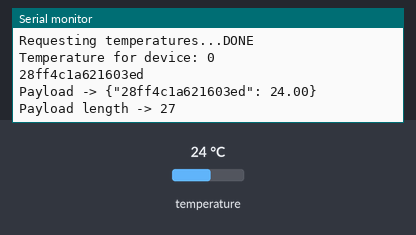
A program run on a simulated Arduino MKR. Parts: the last lines printed to the serial monitor. The test bench sets the inputs (shaded band); at power-on: temperature 24 °C. WiFi joins after 1.5 s; servers stay silent unless stated; no MQTT or app messages arrive unless stated.

Above: at 12.7 s.
12.8 s: temperature set to 12 °C
At 16.82 s:
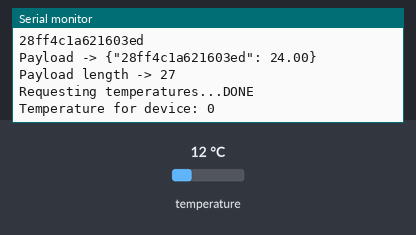
17.9 s: temperature set to 19 °C
At 22.7 s:
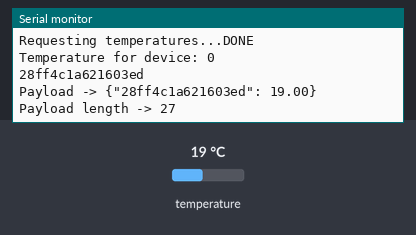
Timing chart, 0 to 24.2 s (numbered marks = the images above; inputs shaded):
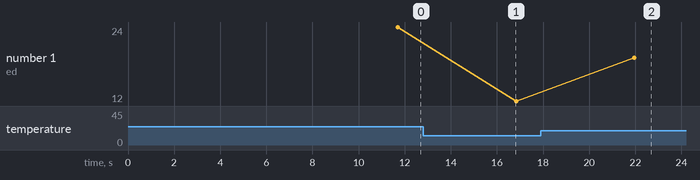

Measured:
- after the input at 17.9 s, the serial monitor: prints a new line after 4.1 s (image 2)
- plotted number 1: 24 → 12 after the input at 12.8 s, 12 → 19 after the input at 17.9 s

The program:

main.cpp
```cpp
#include <OneWire.h>
#include <DallasTemperature.h>
#include <Arduino.h>
#include "WIFIConnector_MKR1000.h"
#include "MQTTConnector.h"
#include "Wifi.h"


#define ONE_WIRE_BUS 2
#define TEMPERATURE_PRECISION 9 // Lower resolution

// Setup a oneWire instance to communicate with any OneWire devices (not just Maxim/Dallas temperature ICs)
OneWire oneWire(ONE_WIRE_BUS);

// Pass our oneWire reference to Dallas Temperature.
DallasTemperature sensors(&oneWire);

int numberOfDevices; // Number of temperature devices found


DeviceAddress tempDeviceAddress; // We'll use this variable to store a found device address


// function to print a device address
String printAddress(DeviceAddress deviceAddress)
{

  String idCapteur1 ;

  for (uint8_t i = 0; i < 8; i++)
  {
    // zero pad the address if necessary
    if (deviceAddress[i] < 16){

      idCapteur1 = idCapteur1 + '0';
      idCapteur1 = idCapteur1 +  String(deviceAddress[i], HEX);

      } else
     {
       idCapteur1 = idCapteur1 +  String(deviceAddress[i], HEX);
     }


  }
 Serial.println(idCapteur1);
 return idCapteur1 ;

}


void setup(void)
{
  // start serial port
  Serial.begin(9600);
  Serial.println("Dallas Temperature IC Control Library Demo");

  wifiConnect();                  //Branchement au réseau WIFI
  MQTTConnect();


  // Start up the library
  sensors.begin();

  // Grab a count of devices on the wire
  numberOfDevices = sensors.getDeviceCount();

  // locate devices on the bus
  Serial.print("Locating devices...");

  Serial.print("Found ");
  Serial.print(numberOfDevices, DEC);
  Serial.println(" devices.");

  // report parasite power requirements
  Serial.print("Parasite power is: ");
  if (sensors.isParasitePowerMode()) Serial.println("ON");
  else Serial.println("OFF");

  // Loop through each device, print out address
  for(int i=0;i<numberOfDevices; i++)
  {
    // Search the wire for address
    if(sensors.getAddress(tempDeviceAddress, i))
	{
		Serial.print("Found device ");
		Serial.print(i, DEC);
		Serial.print(" with address: ");
		printAddress(tempDeviceAddress);
		Serial.println();

		Serial.print("Setting resolution to ");
		Serial.println(TEMPERATURE_PRECISION, DEC);

		// set the resolution to TEMPERATURE_PRECISION bit (Each Dallas/Maxim device is capable of several different resolutions)
		sensors.setResolution(tempDeviceAddress, TEMPERATURE_PRECISION);

		Serial.print("Resolution actually set to: ");
		Serial.print(sensors.getResolution(tempDeviceAddress), DEC);
		Serial.println();
	}else{
		Serial.print("Found ghost device at ");
		Serial.print(i, DEC);
		Serial.print(" but could not detect address. Check power and cabling");

	}

        byte mac[6];
        WiFi.macAddress(mac);
        String addrMac = printMacAddress(mac);
        appendPayload2( "Mac adresse", addrMac);
        sendPayload2();
  }

}

// function to print the temperature for a device
void printTemperature(DeviceAddress deviceAddress)
{
  // method 1 - slower
  //Serial.print("Temp C: ");
  //Serial.print(sensors.getTempC(deviceAddress));
  //Serial.print(" Temp F: ");
  //Serial.print(sensors.getTempF(deviceAddress)); // Makes a second call to getTempC and then converts to Fahrenheit

  // method 2 - faster
  float tempC = sensors.getTempC(deviceAddress);
  if(tempC == DEVICE_DISCONNECTED_C)
  {
    Serial.println("Error: Could not read temperature data");
    return;
  }
  Serial.print("Temp C: ");
  Serial.print(tempC);
  Serial.print(" Temp F: ");
  Serial.println(DallasTemperature::toFahrenheit(tempC)); // Converts tempC to Fahrenheit
}


void loop(void)
{


  // call sensors.requestTemperatures() to issue a global temperature
  // request to all devices on the bus
  Serial.print("Requesting temperatures...");
  sensors.requestTemperatures(); // Send the command to get temperatures
  Serial.println("DONE");


  // Loop through each device, print out temperature data
 for(int i=0;i<numberOfDevices; i++)
  {
     //Search the wire for address
        if(sensors.getAddress(tempDeviceAddress, i))
      {
        // Output the device ID
        Serial.print("Temperature for device: ");
        Serial.println(i,DEC);


        float valtemp =  sensors.getTempC(tempDeviceAddress);
        Serial.println();
       String addrCapteur = printAddress(tempDeviceAddress);


        //delay(2000);
        appendPayload(addrCapteur ,valtemp);
        sendPayload();
        delay(5000);


      }
  }


}
```

MQTTConnector.h
```cpp
/*
  Titre      : MQTTConnector.h
  Auteur     : André Roussel
  Date       : 05/11/2021
  Description: Utilitaire de branchement a un Broker MQTT une fois une connexion établisa l'internet via WIFI, GSM, etc...
  Droits     : Reproduction permise pour usage pédagogique
  Version    : 0.0.1
*/


#include <MQTT.h>


//Constante nécessaire pour le branchement au Broker MQTT

const char MQTT_SERVER[]    = SECRET_MQTT_SERVER_IP;    // Adresse IP du broker MQTT
const int MQTT_SERVER_PORT  = SECRET_MQTT_SERVER_PORT;  // Port du broker MQTT


// Pramètre d'identification de l'objet
const char TOKEN[]        = SECRET_TOKEN;         // Token d'accès de l'objet
const char DEVICE_ID[]    = SECRET_DEVICE_ID;     // Numéro d'indentification de l'objet provenant de Thingsboard

MQTTClient ClientMQTT;      // Création d'un client MQTT pour l'échange de donnée entre l'objet IDO et le broker MQTT


String Payload ="{";
String Payload2 ="{";       // Chaine de caractère qui contiendra le message envoyer de l'objet vers thingsboard


// Fonctionnalité de branchement utilisant le protocole MQTT

void MQTTConnect() {

  ClientMQTT.begin(MQTT_SERVER, MQTT_SERVER_PORT, ClientWIFI);

  while (!ClientMQTT.connect(DEVICE_ID, TOKEN, "")) {
    Serial.print(".");
    delay(1000);
  }

  Serial.println("\nBranché au broker MQTT!\n");

}


// Affiche la payload qui est envoyé ainsi que sa longeur


/*
  Fonctionnalité qui permet de créer la chaine de données a envoyé au broker MQTT
  Pour le moment, cette chaine ne doit pas dépassé un maximum de 100 caractère
*/

void appendPayload(String Name,float Val)
{

  if( Payload != "{")
  {
    Payload += ",";
  }

  Payload += "\"";
  Payload += Name;
  Payload += "\": ";
  Payload += Val;
}

void appendPayload2(String nom, String addr)
{

  if( Payload2 != "{")
  {
    Payload2 += ",";
  }

  Payload2 += "\"";
  Payload2 += nom;
  Payload2 += "\": ";
  Payload2 += addr;
}

/*
  Fonctionnalité qui permet l'envoie de la chaine de caractères sous la forme de paires
  Nom associé a la donnée, Valeur de al donnée
*/

void sendPayload()
{
  char attributes[200];
  Payload += "}";
  Payload.toCharArray(attributes, 200);
  ClientMQTT.publish("v1/devices/me/telemetry", attributes);

  Serial.print("Payload -> ");
  Serial.println(Payload);
  Serial.print("Payload length -> ");
  Serial.println(Payload.length());

  Payload="{";

}

void sendPayload2()
{
  char attributes[200];
  Payload2 += "}";
  Payload2.toCharArray(attributes, 200);
  ClientMQTT.publish("v1/devices/me/telemetry", attributes);

  Serial.print("Payload -> ");
  Serial.println(Payload2);
  Serial.print("Payload length -> ");
  Serial.println(Payload2.length());

  Payload2 ="{";

}
```

Secrets.h
```cpp
/*
SSID du WIFI ainsi que le mot de passe
Modifier les paramètre WIFI pour le réseau auquels votre objets doit se brancher
*/

#define WIFI_SECRET_SSID "IDO-OBJECTS"
#define WIFI_SECRET_PASS "42Bidules!"

/*#define WIFI_SECRET_SSID "237HomeTyga"
#define WIFI_SECRET_PASS "Overdose2021"*/

//42Bidules!
/*
Information nécessaire pour le branchement a un Broker MQTT
Dans le cadre du cours AIIA1013, ne modifié pas cet information
*/

#define SECRET_MQTT_SERVER_IP "198.164.130.74"
#define SECRET_MQTT_SERVER_PORT 1883

/*
Détails sur l'indentification de l'objet
Cette information provient de l'objet virtuel créer sur le serveur Thingsbord
*/

#define SECRET_TOKEN  "WJ5mBxxNlBHgmHl5UtZL"
#define SECRET_DEVICE_ID "86128f50-aa58-11ec-9235-d318ce92df6e"
```

WIFIConnector_MKR1000.h
```cpp
/*
  Titre      : WIFIConnector_MKR1000.h
  Auteur     : André Roussel
  Date       : 03/11/2021
  Description: Fonctions nécessaire pour branché un Arduino MKR1000 a un réseau WIFI
  Droits     : Reproduction permise pour usage pédagogique
  Version    : 0.0.1
*/


#include "Secrets.h"
#include <SPI.h>
#include <WiFiNINA.h>
#include "wifiStatus.h"


const char SSID[] = WIFI_SECRET_SSID; // WiFI ssid provenant du fichier Secrets.h
const char PASS[] = WIFI_SECRET_PASS; //WiFI mot de passe provenant du fichier Secrets.h

int status = WL_IDLE_STATUS;          // Statut de la radio WIFI


WiFiClient ClientWIFI;                //Objets représantant un client se branchant a un réseau WIFI


/*
Fonction de connectivité a un réseau WIFI
*/

void wifiConnect()
{

  // Boucle de branchement au réseau WIFI.  Essaie de branchement a tout les 10 secondes jusqu'a réussite
  while (status != WL_CONNECTED)
  {
    Serial.print("Tentative de branchement au réseau: ");
    Serial.println(SSID);
    status = WiFi.begin(SSID, PASS);
    Serial.println(status);


    delay(10000);  // Délai de 10 secondes entre les tentatives de connexion
  }

  //Sortie de la boucle, alors branché au réseau SSID
  Serial.print("Maintenant branché au réseau WIFI ");
  Serial.println(SSID);

  //Impression de l'information de connexion
  printCurrentNet();
  printWifiData();

}
```

wifiStatus.h
```cpp
/*
  Titre      : wifiStatus.h
  Auteur     : Trouvé sur le WEB et référence perdu dans la brume des temps
  Date       : 03/11/2021
  Description: Fonctionnalité pour information sur le branchement
  Droits     : Reproduction permise pour usage pédagogique
  Version    : 0.0.1
*/


//  Impression de l'adresse MAC du uC

String printMacAddress(byte mac[]) {
  String addrMac ;
  for (int i = 5; i >= 0; i--) {
    if (mac[i] < 16) {
      Serial.print("0");
      addrMac = addrMac + '0';
    }
    Serial.print(mac[i], HEX);
    addrMac = addrMac + String(mac[i], HEX);
    if (i > 0) {
      Serial.print(":");
    }
  }
  Serial.println();

  return addrMac ;
}


// Obtention de l'adresse IP et MAC du uC

void printWifiData() {
  // print your board's IP address:
  IPAddress ip = WiFi.localIP();
  Serial.print("IP Address: ");
  Serial.println(ip);

  // print your MAC address:
  byte mac[6];
  WiFi.macAddress(mac);
  Serial.print("MAC address: ");
  printMacAddress(mac);
}

// Capture de l'information du réseau WIFI

void printCurrentNet() {
  // print the SSID of the network you're attached to:
  Serial.print("SSID: ");
  Serial.println(WiFi.SSID());

  // print the MAC address of the router you're attached to:
  byte bssid[6];
  WiFi.BSSID(bssid);
  Serial.print("BSSID: ");
  printMacAddress(bssid);

  // print the received signal strength:
  long rssi = WiFi.RSSI();
  Serial.print("signal strength (RSSI):");
  Serial.println(rssi);

  // print the encryption type:
  byte encryption = WiFi.encryptionType();
  Serial.print("Encryption Type:");
  Serial.println(encryption, HEX);
  Serial.println();
}
```
